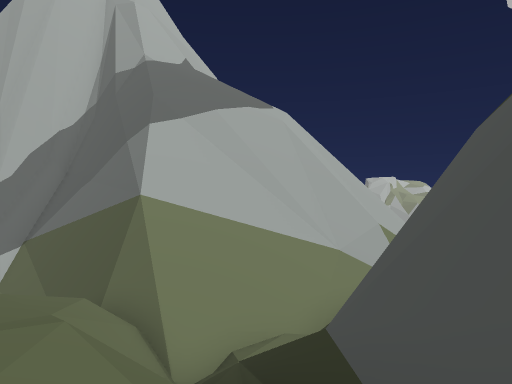
View 1 (above)

13 first-person views from a walk through a scene from a Unity 3-D project. The camera is 1.2 m above the floor, looks level and sees 70° across. Doors are open. The floor is counted in squares, 2 m on a side. Each view is taken from the middle of a square. On the plan, view 1 faces up. The plan holds only what a view shows up to about 10 squares ahead; the rest is blank. The place goes on beyond the plan. The player character is not drawn.

View 2
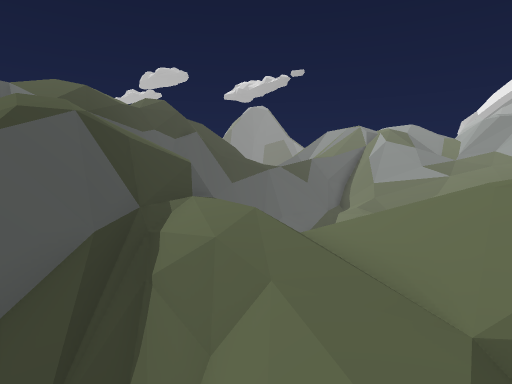

View 3
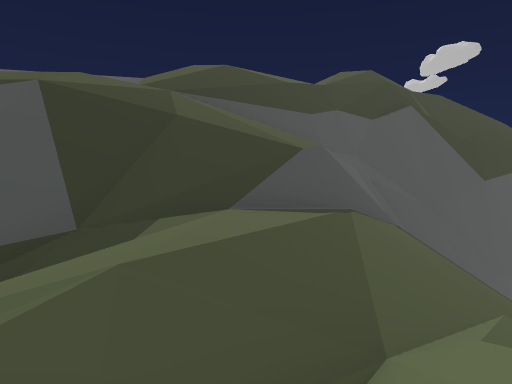

View 4
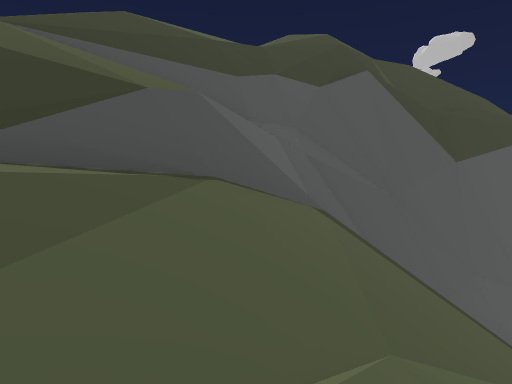

View 5
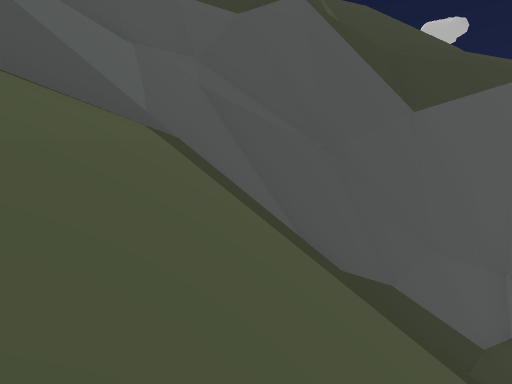

View 6
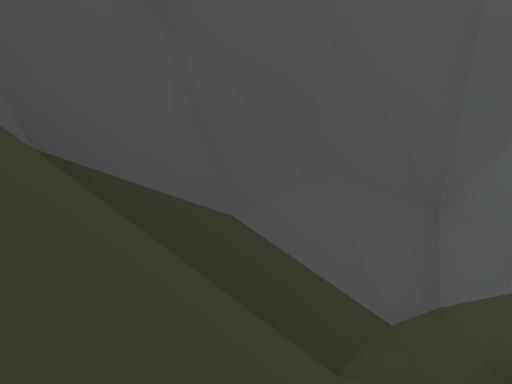

View 7
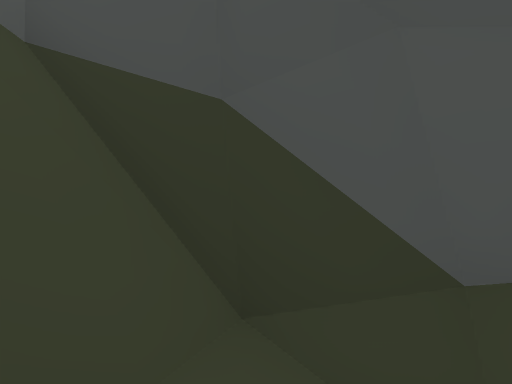

View 8
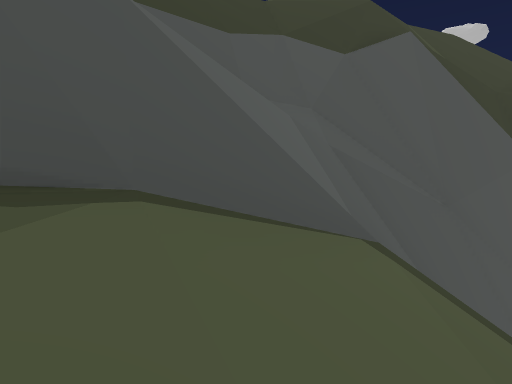

View 9
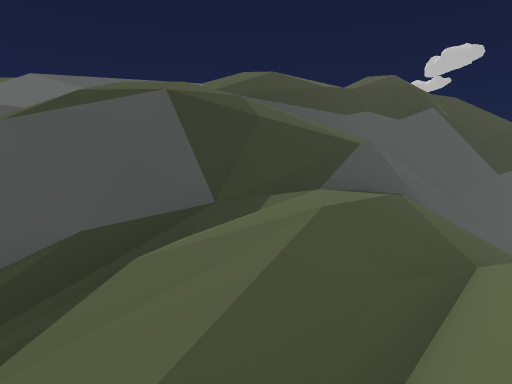

View 10
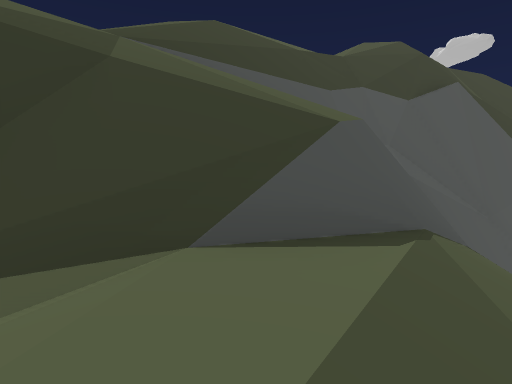

View 11
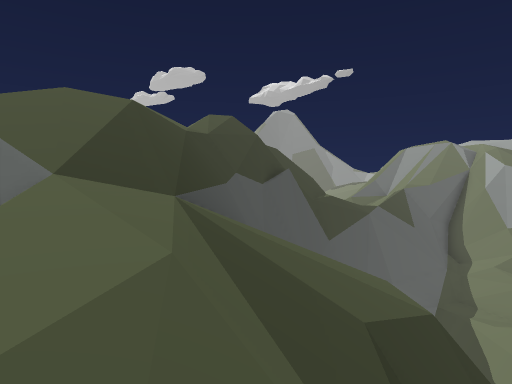

View 12
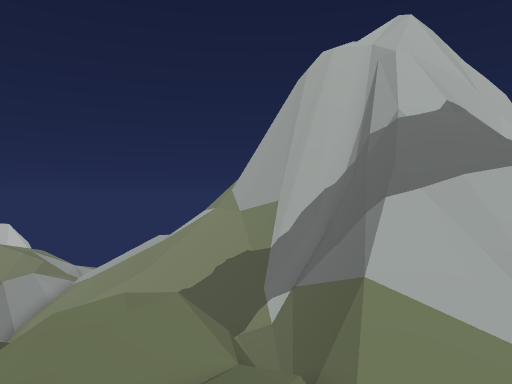

View 13
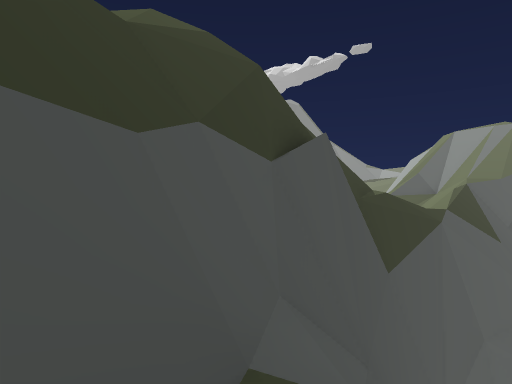

### Floor plan
Key: @ floor where view 1 was taken; # wall or solid block; . main floor; - floor 0.75 m lower than the main floor; : floor 4.75 m higher than the main floor; + floor 6.5 m higher than the main floor; * floor 8 m higher than the main floor; / step, stairs or slope; = window, fence, low wall or low ledge; ^ raised ledge; v drop or lower ground.
Columns run from 4 left of view 1 to 7 right of it. Each row starts with its distance up from view 1.
 10 #####^##
  9 ###/////
  8 #v/////
  7 #v/////
  6 //=///
  5 //v//
  4 //v==#
  3 //-==#/
  2 //.//#/  ///
  1 /////^// //+
  0 ///.@#//
 -1 ///./#/:
 -2  //.//////
 -3  /////////
 -4 ////#//#//
 -5  ///#//#/
 -6  ///#//#/
 -7  ///#/#=/
 -8 ////###v*
 -9  ///##v//
-10  //##vv/
-11 //## v//
-12  /##vv/
-13 ###vvv/
-14 #v////

Positions as (right, up) in squares from view 1, and headings:
1: (0, 0), facing up
2: (-2, 8), facing down
3: (-4, 2), facing down-right
4: (-4, -1), facing down-right
5: (-4, -4), facing down-right
6: (-4, -8), facing down-right
7: (-4, -11), facing right
8: (-2, -3), facing down-right
9: (-4, 4), facing down-right
10: (-2, 0), facing down-right
11: (2, 1), facing down
12: (2, 0), facing up-left
13: (2, -5), facing down
